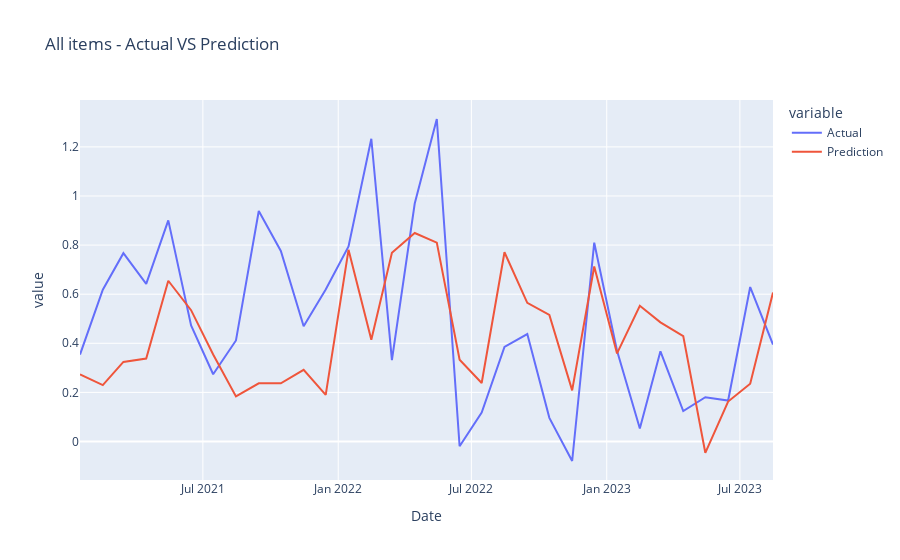
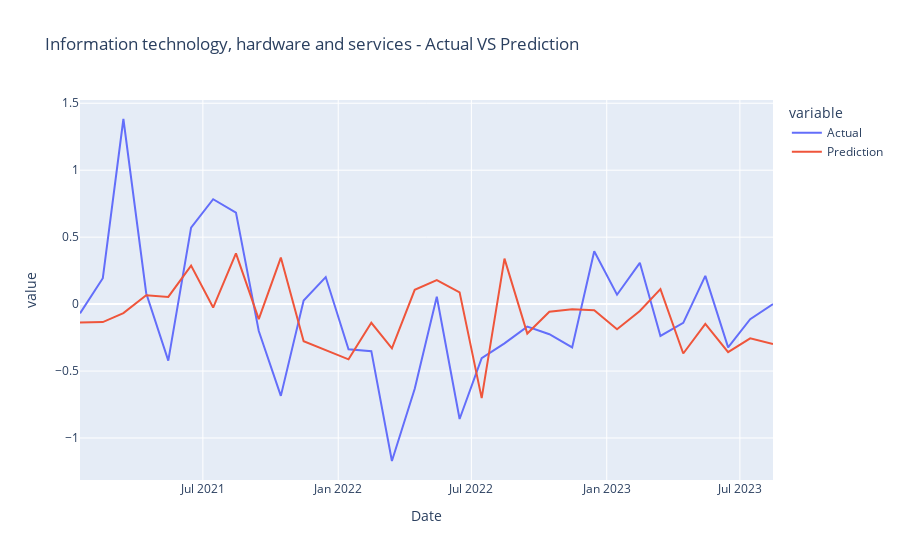
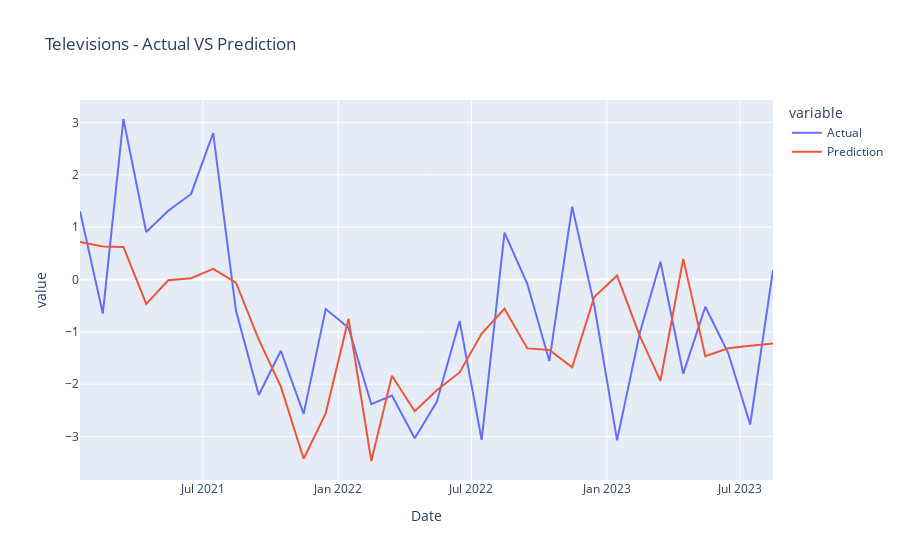
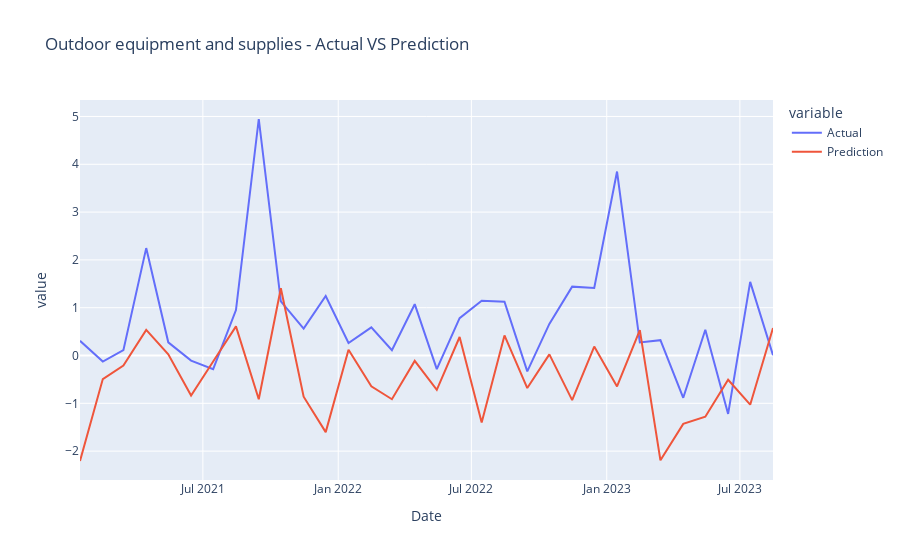

Source (notebook cell) for these figures, in order:
### Markdown cell above
Plot Results:

### Code cell
def plot_results(all_data_dict, categories):
    category_samples = ['All items']+random.sample(categories, 10)
    for category in category_samples:
        category_df = all_data_dict[category]
        fig = px.line(category_df, x="Date", y=["Actual", "Prediction"], title=f'{category} - Actual VS Prediction')
        fig.show()

plot_results(all_data_test_dict, all_categories)

### Figure 1 — Plotly figure (JSON) as saved in the notebook; plotly's stock layout.template omitted (floating-point values rounded to 4 significant figures)
{"data": [{"hovertemplate": "variable=Actual<br>Date=%{x}<br>value=%{y}<extra></extra>", "legendgroup": "Actual", "line": {"color": "#636efa", "dash": "solid"}, "marker": {"symbol": "circle"}, "mode": "lines", "name": "Actual", "orientation": "v", "showlegend": true, "type": "scatter", "x": ["2021-01-15", "2021-02-15", "2021-03-15", "2021-04-15", "2021-05-15", "2021-06-15", "2021-07-15", "2021-08-15", "2021-09-15", "2021-10-15", "2021-11-15", "2021-12-15", "2022-01-15", "2022-02-15", "2022-03-15", "2022-04-15", "2022-05-15", "2022-06-15", "2022-07-15", "2022-08-15", "2022-09-15", "2022-10-15", "2022-11-15", "2022-12-15", "2023-01-15", "2023-02-15", "2023-03-15", "2023-04-15", "2023-05-15", "2023-06-15", "2023-07-15", "2023-08-15"], "xaxis": "x", "y": [0.354, 0.6182, 0.7671, 0.6422, 0.9008, 0.4727, 0.274, 0.4116, 0.9389, 0.7761, 0.4694, 0.6194, 0.7945, 1.233, 0.3314, 0.9691, 1.314, -0.0193, 0.1181, 0.3852, 0.4374, 0.09624, -0.07947, 0.8098, 0.3693, 0.05303, 0.3671, 0.124, 0.1802, 0.1667, 0.6292, 0.3949], "yaxis": "y"}, {"hovertemplate": "variable=Prediction<br>Date=%{x}<br>value=%{y}<extra></extra>", "legendgroup": "Prediction", "line": {"color": "#EF553B", "dash": "solid"}, "marker": {"symbol": "circle"}, "mode": "lines", "name": "Prediction", "orientation": "v", "showlegend": true, "type": "scatter", "x": ["2021-01-15", "2021-02-15", "2021-03-15", "2021-04-15", "2021-05-15", "2021-06-15", "2021-07-15", "2021-08-15", "2021-09-15", "2021-10-15", "2021-11-15", "2021-12-15", "2022-01-15", "2022-02-15", "2022-03-15", "2022-04-15", "2022-05-15", "2022-06-15", "2022-07-15", "2022-08-15", "2022-09-15", "2022-10-15", "2022-11-15", "2022-12-15", "2023-01-15", "2023-02-15", "2023-03-15", "2023-04-15", "2023-05-15", "2023-06-15", "2023-07-15", "2023-08-15"], "xaxis": "x", "y": [0.2737, 0.2296, 0.324, 0.3381, 0.6548, 0.5349, 0.3546, 0.1837, 0.2372, 0.2368, 0.2917, 0.19, 0.7805, 0.4148, 0.769, 0.8494, 0.8099, 0.3329, 0.2382, 0.7708, 0.5646, 0.5157, 0.2083, 0.7126, 0.3588, 0.5526, 0.4853, 0.4296, -0.04605, 0.1628, 0.2355, 0.6064], "yaxis": "y"}], "layout": {"legend": {"title": {"text": "variable"}, "tracegroupgap": 0}, "title": {"text": "All items - Actual VS Prediction"}, "xaxis": {"anchor": "y", "domain": [0, 1], "title": {"text": "Date"}}, "yaxis": {"anchor": "x", "domain": [0, 1], "title": {"text": "value"}}}}

### Figure 2 — Plotly figure (JSON) as saved in the notebook; plotly's stock layout.template omitted (floating-point values rounded to 4 significant figures)
{"data": [{"hovertemplate": "variable=Actual<br>Date=%{x}<br>value=%{y}<extra></extra>", "legendgroup": "Actual", "line": {"color": "#636efa", "dash": "solid"}, "marker": {"symbol": "circle"}, "mode": "lines", "name": "Actual", "orientation": "v", "showlegend": true, "type": "scatter", "x": ["2021-01-15", "2021-02-15", "2021-03-15", "2021-04-15", "2021-05-15", "2021-06-15", "2021-07-15", "2021-08-15", "2021-09-15", "2021-10-15", "2021-11-15", "2021-12-15", "2022-01-15", "2022-02-15", "2022-03-15", "2022-04-15", "2022-05-15", "2022-06-15", "2022-07-15", "2022-08-15", "2022-09-15", "2022-10-15", "2022-11-15", "2022-12-15", "2023-01-15", "2023-02-15", "2023-03-15", "2023-04-15", "2023-05-15", "2023-06-15", "2023-07-15", "2023-08-15"], "xaxis": "x", "y": [-0.06902, 0.1931, 1.382, 0.08152, -0.4219, 0.5712, 0.7835, 0.6839, -0.2007, -0.6853, 0.02696, 0.202, -0.3369, -0.3515, -1.172, -0.6324, 0.05515, -0.8583, -0.404, -0.2936, -0.1681, -0.2246, -0.3238, 0.394, 0.0702, 0.3083, -0.2381, -0.1404, 0.2105, -0.3229, -0.1125, 0], "yaxis": "y"}, {"hovertemplate": "variable=Prediction<br>Date=%{x}<br>value=%{y}<extra></extra>", "legendgroup": "Prediction", "line": {"color": "#EF553B", "dash": "solid"}, "marker": {"symbol": "circle"}, "mode": "lines", "name": "Prediction", "orientation": "v", "showlegend": true, "type": "scatter", "x": ["2021-01-15", "2021-02-15", "2021-03-15", "2021-04-15", "2021-05-15", "2021-06-15", "2021-07-15", "2021-08-15", "2021-09-15", "2021-10-15", "2021-11-15", "2021-12-15", "2022-01-15", "2022-02-15", "2022-03-15", "2022-04-15", "2022-05-15", "2022-06-15", "2022-07-15", "2022-08-15", "2022-09-15", "2022-10-15", "2022-11-15", "2022-12-15", "2023-01-15", "2023-02-15", "2023-03-15", "2023-04-15", "2023-05-15", "2023-06-15", "2023-07-15", "2023-08-15"], "xaxis": "x", "y": [-0.1376, -0.1343, -0.06684, 0.06664, 0.05333, 0.2877, -0.02551, 0.3783, -0.1122, 0.3472, -0.2768, -0.3454, -0.4124, -0.1394, -0.3299, 0.1068, 0.1794, 0.08821, -0.7021, 0.3398, -0.22, -0.05705, -0.03904, -0.04513, -0.1879, -0.05162, 0.1121, -0.3687, -0.1472, -0.3589, -0.2555, -0.2986], "yaxis": "y"}], "layout": {"legend": {"title": {"text": "variable"}, "tracegroupgap": 0}, "title": {"text": "Information technology, hardware and services - Actual VS Prediction"}, "xaxis": {"anchor": "y", "domain": [0, 1], "title": {"text": "Date"}}, "yaxis": {"anchor": "x", "domain": [0, 1], "title": {"text": "value"}}}}

### Figure 3 — Plotly figure (JSON) as saved in the notebook; plotly's stock layout.template omitted (floating-point values rounded to 4 significant figures)
{"data": [{"hovertemplate": "variable=Actual<br>Date=%{x}<br>value=%{y}<extra></extra>", "legendgroup": "Actual", "line": {"color": "#636efa", "dash": "solid"}, "marker": {"symbol": "circle"}, "mode": "lines", "name": "Actual", "orientation": "v", "showlegend": true, "type": "scatter", "x": ["2021-01-15", "2021-02-15", "2021-03-15", "2021-04-15", "2021-05-15", "2021-06-15", "2021-07-15", "2021-08-15", "2021-09-15", "2021-10-15", "2021-11-15", "2021-12-15", "2022-01-15", "2022-02-15", "2022-03-15", "2022-04-15", "2022-05-15", "2022-06-15", "2022-07-15", "2022-08-15", "2022-09-15", "2022-10-15", "2022-11-15", "2022-12-15", "2023-01-15", "2023-02-15", "2023-03-15", "2023-04-15", "2023-05-15", "2023-06-15", "2023-07-15", "2023-08-15"], "xaxis": "x", "y": [1.303, -0.6496, 3.066, 0.9088, 1.314, 1.635, 2.798, -0.5931, -2.205, -1.361, -2.567, -0.5638, -0.923, -2.382, -2.216, -3.033, -2.337, -0.7911, -3.065, 0.8969, -0.0812, -1.555, 1.393, -0.4894, -3.072, -1.017, 0.3401, -1.799, -0.5199, -1.4, -2.769, 0.181], "yaxis": "y"}, {"hovertemplate": "variable=Prediction<br>Date=%{x}<br>value=%{y}<extra></extra>", "legendgroup": "Prediction", "line": {"color": "#EF553B", "dash": "solid"}, "marker": {"symbol": "circle"}, "mode": "lines", "name": "Prediction", "orientation": "v", "showlegend": true, "type": "scatter", "x": ["2021-01-15", "2021-02-15", "2021-03-15", "2021-04-15", "2021-05-15", "2021-06-15", "2021-07-15", "2021-08-15", "2021-09-15", "2021-10-15", "2021-11-15", "2021-12-15", "2022-01-15", "2022-02-15", "2022-03-15", "2022-04-15", "2022-05-15", "2022-06-15", "2022-07-15", "2022-08-15", "2022-09-15", "2022-10-15", "2022-11-15", "2022-12-15", "2023-01-15", "2023-02-15", "2023-03-15", "2023-04-15", "2023-05-15", "2023-06-15", "2023-07-15", "2023-08-15"], "xaxis": "x", "y": [0.7188, 0.631, 0.6227, -0.4661, -0.01441, 0.02395, 0.2024, -0.06132, -1.147, -2.047, -3.423, -2.556, -0.7482, -3.467, -1.838, -2.516, -2.114, -1.775, -1.031, -0.5589, -1.316, -1.344, -1.678, -0.3331, 0.075, -1.082, -1.935, 0.3943, -1.463, -1.313, -1.267, -1.22], "yaxis": "y"}], "layout": {"legend": {"title": {"text": "variable"}, "tracegroupgap": 0}, "title": {"text": "Televisions - Actual VS Prediction"}, "xaxis": {"anchor": "y", "domain": [0, 1], "title": {"text": "Date"}}, "yaxis": {"anchor": "x", "domain": [0, 1], "title": {"text": "value"}}}}

### Figure 4 — Plotly figure (JSON) as saved in the notebook; plotly's stock layout.template omitted (floating-point values rounded to 4 significant figures)
{"data": [{"hovertemplate": "variable=Actual<br>Date=%{x}<br>value=%{y}<extra></extra>", "legendgroup": "Actual", "line": {"color": "#636efa", "dash": "solid"}, "marker": {"symbol": "circle"}, "mode": "lines", "name": "Actual", "orientation": "v", "showlegend": true, "type": "scatter", "x": ["2021-01-15", "2021-02-15", "2021-03-15", "2021-04-15", "2021-05-15", "2021-06-15", "2021-07-15", "2021-08-15", "2021-09-15", "2021-10-15", "2021-11-15", "2021-12-15", "2022-01-15", "2022-02-15", "2022-03-15", "2022-04-15", "2022-05-15", "2022-06-15", "2022-07-15", "2022-08-15", "2022-09-15", "2022-10-15", "2022-11-15", "2022-12-15", "2023-01-15", "2023-02-15", "2023-03-15", "2023-04-15", "2023-05-15", "2023-06-15", "2023-07-15", "2023-08-15"], "xaxis": "x", "y": [0.3067, -0.1273, 0.1127, 2.247, 0.276, -0.1055, -0.2862, 0.9501, 4.947, 1.135, 0.5635, 1.244, 0.261, 0.588, 0.111, 1.074, -0.2852, 0.7813, 1.145, 1.125, -0.3324, 0.6617, 1.441, 1.412, 3.848, 0.2722, 0.3213, -0.8844, 0.5389, -1.222, 1.54, 0.00624], "yaxis": "y"}, {"hovertemplate": "variable=Prediction<br>Date=%{x}<br>value=%{y}<extra></extra>", "legendgroup": "Prediction", "line": {"color": "#EF553B", "dash": "solid"}, "marker": {"symbol": "circle"}, "mode": "lines", "name": "Prediction", "orientation": "v", "showlegend": true, "type": "scatter", "x": ["2021-01-15", "2021-02-15", "2021-03-15", "2021-04-15", "2021-05-15", "2021-06-15", "2021-07-15", "2021-08-15", "2021-09-15", "2021-10-15", "2021-11-15", "2021-12-15", "2022-01-15", "2022-02-15", "2022-03-15", "2022-04-15", "2022-05-15", "2022-06-15", "2022-07-15", "2022-08-15", "2022-09-15", "2022-10-15", "2022-11-15", "2022-12-15", "2023-01-15", "2023-02-15", "2023-03-15", "2023-04-15", "2023-05-15", "2023-06-15", "2023-07-15", "2023-08-15"], "xaxis": "x", "y": [-2.206, -0.493, -0.21, 0.5351, 0.02599, -0.8351, -0.1243, 0.6099, -0.914, 1.406, -0.8607, -1.602, 0.1204, -0.6452, -0.9145, -0.1119, -0.7192, 0.3876, -1.403, 0.4197, -0.6804, 0.02353, -0.9325, 0.1871, -0.647, 0.5313, -2.192, -1.431, -1.281, -0.5072, -1.029, 0.5735], "yaxis": "y"}], "layout": {"legend": {"title": {"text": "variable"}, "tracegroupgap": 0}, "title": {"text": "Outdoor equipment and supplies - Actual VS Prediction"}, "xaxis": {"anchor": "y", "domain": [0, 1], "title": {"text": "Date"}}, "yaxis": {"anchor": "x", "domain": [0, 1], "title": {"text": "value"}}}}
